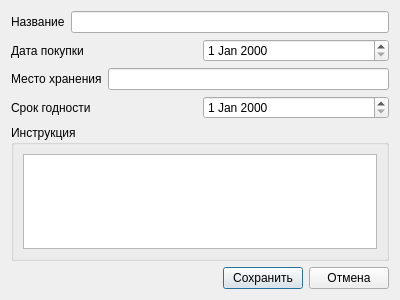
<?xml version="1.0" encoding="UTF-8"?>
<ui version="4.0">
 <class>CMedicineEdit</class>
 <widget class="QDialog" name="CMedicineEdit">
  <property name="geometry">
   <rect>
    <x>0</x>
    <y>0</y>
    <width>400</width>
    <height>300</height>
   </rect>
  </property>
  <property name="windowTitle">
   <string>Редактирование лекарств</string>
  </property>
  <layout class="QGridLayout" name="gridLayout">
   <item row="0" column="0">
    <layout class="QHBoxLayout" name="horizontalLayout_2">
     <item>
      <widget class="QLabel" name="lbMedName">
       <property name="text">
        <string>Название</string>
       </property>
      </widget>
     </item>
     <item>
      <widget class="QLineEdit" name="lineEditMedName"/>
     </item>
    </layout>
   </item>
   <item row="1" column="0">
    <layout class="QHBoxLayout" name="horizontalLayout_3">
     <item>
      <widget class="QLabel" name="lbDateBay">
       <property name="text">
        <string>Дата покупки</string>
       </property>
      </widget>
     </item>
     <item>
      <widget class="QDateEdit" name="dateEditMedDateBay"/>
     </item>
    </layout>
   </item>
   <item row="2" column="0">
    <layout class="QHBoxLayout" name="horizontalLayout_4">
     <item>
      <widget class="QLabel" name="lbMedPlace">
       <property name="text">
        <string>Место хранения</string>
       </property>
      </widget>
     </item>
     <item>
      <widget class="QLineEdit" name="lineEditMedPlace"/>
     </item>
    </layout>
   </item>
   <item row="3" column="0">
    <layout class="QHBoxLayout" name="horizontalLayout_5">
     <item>
      <widget class="QLabel" name="lbEditMedLife">
       <property name="text">
        <string>Срок годности</string>
       </property>
      </widget>
     </item>
     <item>
      <widget class="QDateEdit" name="dateEditMedLife"/>
     </item>
    </layout>
   </item>
   <item row="4" column="0">
    <widget class="QGroupBox" name="groupBoxInstruction">
     <property name="title">
      <string>Инструкция</string>
     </property>
     <layout class="QGridLayout" name="gridLayout_2">
      <item row="0" column="0">
       <widget class="QTextEdit" name="textEditMedInstruction"/>
      </item>
     </layout>
    </widget>
   </item>
   <item row="5" column="0">
    <layout class="QHBoxLayout" name="horizontalLayout">
     <item>
      <spacer name="horizontalSpacer">
       <property name="orientation">
        <enum>Qt::Horizontal</enum>
       </property>
       <property name="sizeHint" stdset="0">
        <size>
         <width>40</width>
         <height>20</height>
        </size>
       </property>
      </spacer>
     </item>
     <item>
      <widget class="QPushButton" name="pushButtonMedSave">
       <property name="text">
        <string>Сохранить</string>
       </property>
      </widget>
     </item>
     <item>
      <widget class="QPushButton" name="pushButtonMedCansel">
       <property name="text">
        <string>Отмена</string>
       </property>
      </widget>
     </item>
    </layout>
   </item>
  </layout>
 </widget>
 <resources/>
 <connections>
  <connection>
   <sender>pushButtonMedCansel</sender>
   <signal>clicked()</signal>
   <receiver>CMedicineEdit</receiver>
   <slot>reject()</slot>
   <hints>
    <hint type="sourcelabel">
     <x>358</x>
     <y>283</y>
    </hint>
    <hint type="destinationlabel">
     <x>131</x>
     <y>264</y>
    </hint>
   </hints>
  </connection>
 </connections>
</ui>
